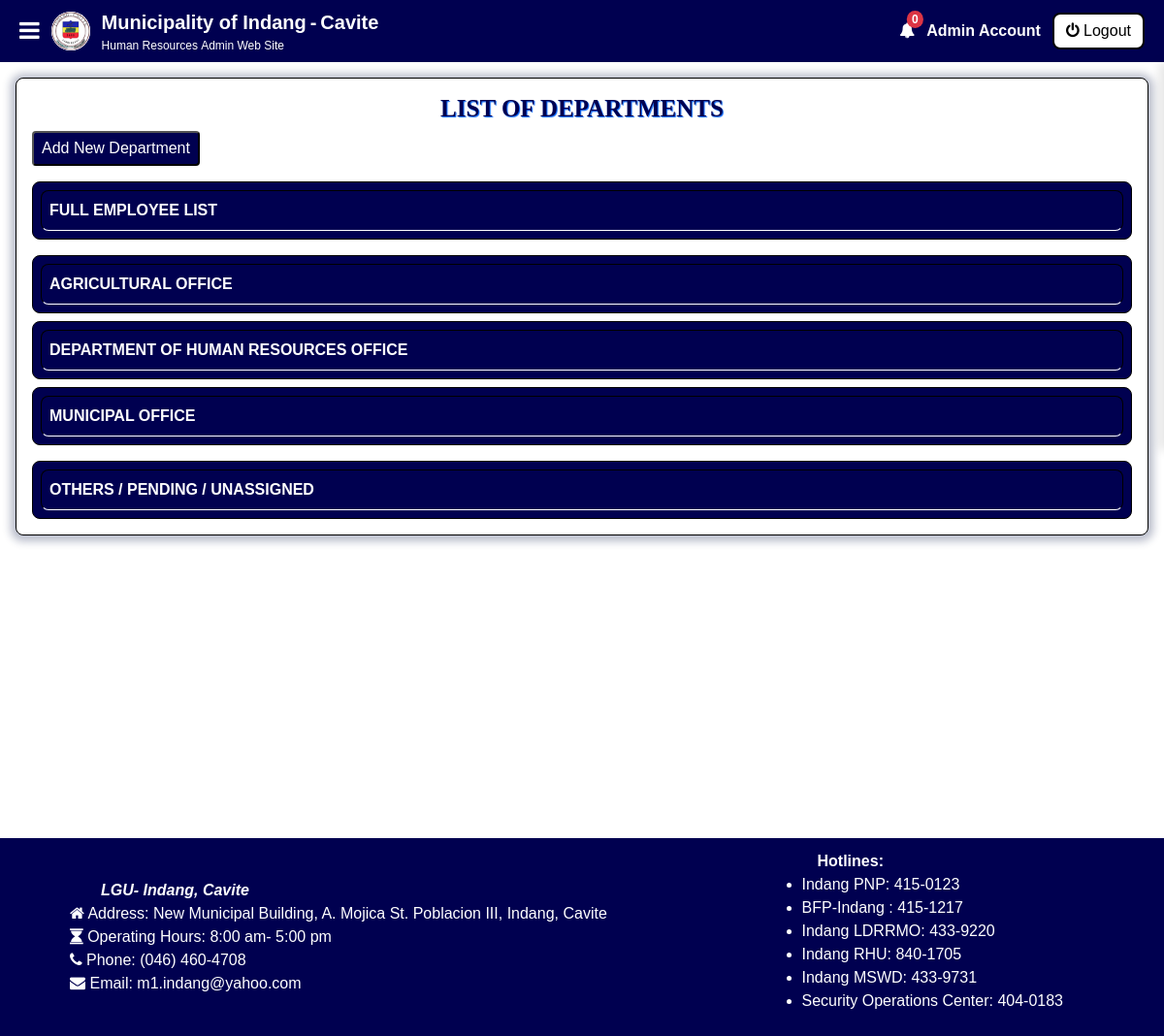
The page /admin/departments/index.php (signed in) on the database its author committed.
### tables this page shows
CREATE TABLE `tbl_useraccounts` (
  `account_id` int(11) NOT NULL,
  `employee_id` varchar(255) NOT NULL,
  `role` varchar(255) NOT NULL,
  `email` varchar(255) NOT NULL,
  `password` varchar(255) NOT NULL,
  `photoURL` varchar(255) NOT NULL,
  `firstName` varchar(255) NOT NULL,
  `middleName` varchar(255) NOT NULL,
  `lastName` varchar(255) NOT NULL,
  `suffix` varchar(255) NOT NULL,
  `birthdate` date NOT NULL,
  `sex` varchar(255) NOT NULL,
  `civilStatus` varchar(255) NOT NULL,
  `department` varchar(255) NOT NULL,
  `jobPosition` varchar(255) NOT NULL,
  `status` varchar(50) NOT NULL,
  `dateStarted` date NOT NULL,
  `dateCreated` timestamp NOT NULL DEFAULT current_timestamp(),
  `reasonForStatus` varchar(255) NOT NULL,
  `archive` varchar(50) NOT NULL
);

CREATE TABLE `tbl_departments` (
  `department_id` int(10) NOT NULL,
  `departmentName` varchar(255) NOT NULL,
  `departmentDescription` varchar(500) NOT NULL,
  `departmentHead` varchar(255) NOT NULL,
  `archive` varchar(50) NOT NULL
);

### constants/routes.php (called while the page is built, shortened)
<?php
$webhostpage = '/www.indang-municipal-hr.com.ph';
$assets_logo_png = $webhostpage . '/assets/images/indang-logo.png';
$assets_bootstrap_vcss = $webhostpage . '/assets/bootstrap-5.0.2-dist/css/bootstrap.min.css';
$assets_bootstrap_css = $webhostpage . '/assets/bootstrap/dist/css/bootstrap.min.css';
$assets_fontawesome = $webhostpage . '/assets/font-awesome/css/font-awesome.min.css';
$assets_css_styles = $webhostpage . '/assets/css/style.css';
$assets_datatable_css = $webhostpage . '/assets/datatables/datatables.min.css';
$assets_datatable_bootstrap = $webhostpage . '/assets/datatables/DataTables-1.13.7/css/dataTables.bootstrap.css';
$assets_datatable_css_select = $webhostpage . '/assets/datatables/jquery-datatables-checkboxes-1.2.12/css/dataTables.checkboxes.css';
$assets_toastify_css = $webhostpage . '/assets/toastify/toastify.css';
$location_admin_departments_office = $webhostpage . '/admin/departments/employee-list';
?>

### admin/departments/index.php (the view, shortened to what this page needs)
<?php
include ("../../constants/routes.php");
$sql_department = "SELECT
                        d.*,
                        u.firstName AS headFirstName,
                        u.middleName AS headMiddleName,
                        u.lastName AS headLastName,
                        u.suffix AS headSuffix,
                        COUNT(CASE WHEN UPPER(u.archive) != 'DELETED' THEN u.employee_id END) AS departmentCount
                    FROM
                        tbl_departments d
                    LEFT JOIN
                        tbl_useraccounts u ON d.department_id = u.department
                    WHERE
                        UPPER(d.archive) != 'DELETED'
                    GROUP BY
                        d.department_id
                    ORDER BY
                        departmentName
                ";
$departments = $database->query($sql_department);
?>
<!DOCTYPE html>
<html lang="en">
<head>
    <link rel="stylesheet" href="<?php echo $assets_bootstrap_vcss; ?>">
    <link rel="stylesheet" href="<?php echo $assets_bootstrap_css; ?>">
    <link rel='stylesheet' href="<?php echo $assets_fontawesome; ?>">
    <link rel="stylesheet" href="<?php echo $assets_toastify_css; ?>">
    <link rel="stylesheet" href="<?php echo $assets_datatable_css; ?>">
    <link rel="stylesheet" href="<?php echo $assets_datatable_css_select; ?>">
    <link rel="stylesheet" href="<?php echo $assets_datatable_bootstrap; ?>">
    <link rel="stylesheet" href="<?php echo $assets_css_styles; ?>">
</head>
<body class="webpage-background-cover-admin">
    <div>
        <?php include ($components_file_topnav) ?>
    </div>
    <div class="page-container">
        <div class="page-content">
            <div class="box-container">
                <h3 class="title-text">List of Departments</h3>
                <div class="button-container mb-2">
                    <button type="button" class="custom-regular-button" data-toggle="modal"
                        data-target="#addDepartment">
                        Add New Department
                    </button>
                </div>
                <div class="item-detail-container mb-2">
                    <a href="<?php echo $location_admin_departments_office; ?>" class="item-detail-container-summary">
                        Full Employee List
                    </a>
                </div>
                <?php
                if ($departments->num_rows > 0) {
                    while ($department = $departments->fetch_assoc()) {
                        ?>
                        <details class="item-detail-container">
                            <summary class="item-detail-container-summary">
                                <div title="<?php echo $department['departmentDescription'] ?>">
                                    <?php echo $department['departmentName']; ?>
                                </div>
                            </summary>
                        </details>
                        <?php
                    }
                }
                ?>
                <div class="item-detail-container mt-2">
                    <a href="<?php echo $location_admin_departments_office . '/pending/'; ?>"
                        class="item-detail-container-summary">
                        Others / Pending / Unassigned
                    </a>
                </div>
            </div>
        </div>
    </div>
    <div>
    </div>
</body>
</html>

### components/topnavigation.php (shortened to what this page needs)
<?php
$employeeUserName = [];
if (isset($_SESSION['employeeId'])) {
    $employeeId = $database->real_escape_string($_SESSION['employeeId']);
    $UserNamequery = "SELECT firstName, lastName FROM tbl_useraccounts WHERE employee_Id = ?";
    $stmtUserName = $database->prepare($UserNamequery);
    if ($stmtUserName) {
        $stmtUserName->bind_param("s", $employeeId);
        $stmtUserName->execute();
        $userResult = $stmtUserName->get_result();
        if ($userResult->num_rows > 0) {
            $employeeUserName = $userResult->fetch_assoc();
        }
    } else {
    }
}
?>
<nav id="top-nav" class="top-nav-container">
    <div class='top-nav-content'>
        <div id="menu-toggle" onclick="toggleMenu()" class='top-nav-menu-button'>
            <i class="fa fa-bars" aria-hidden="true"></i>
        </div>
        <div class="logo-container">
            <img src="<?php echo $assets_logo_png; ?>" alt="Web Page Logo" class="small-web-logo">
        </div>
        <div class="top-nav-head-content">
            <div class="top-nav-title-content top-nav-title">
                <div>Municipality of Indang</div>
                <div class="top-nav-title-content-props">-</div>
                <div>Cavite</div>
            </div>
            <div class="top-nav-section">
                <div class="top-nav-section-medium">
                    Human Resources
                </div>
                <div>
                    <?php
                    if ($_SESSION["role"] == 'Admin') {
                        echo "Admin";
                    } else if ($_SESSION["role"] == 'Staff') {
                        echo "Staff";
                    } else {
                        echo "Employee";
                    }
                    ?>
                    Web Site
                </div>
            </div>
        </div>
    </div>
    <div class="top-nav-content">
        <div id="notification-menu" class="position-relative clickable-element toggle-notification">
            <i class="fa fa-bell text-white"></i>
            <span id="notifCount"
                class="position-absolute top-0 start-100 translate-middle badge rounded-pill bg-danger">
                0
            </span>
        </div>
        <div class="top-nav-username text-truncate">
            <?php
            if (isset($_SESSION['employeeId']) && !empty($employeeUserName)) {
                echo htmlspecialchars($employeeUserName['firstName'] . " " . $employeeUserName['lastName'], ENT_QUOTES, 'UTF-8');
            } else {
                echo 'Username';
            }
            ?>
        </div>
        <form method="post">
            <button type="submit" name="logout" class="top-nav-logout-button">
                <i class="fa fa-power-off" aria-hidden="true"></i> <span class="top-nav-logout-text">Logout</span>
            </button>
        </form>
    </div>
</nav>

### assets/css/style.css (style rules this page uses)
:root { --webcolor: rgb(0, 0, 80); --webcolorlight: rgb(0, 100, 255); --webcolorheavy: rgb(0, 175, 255); --webtextcolor: white; --favcolor: #ffc107; --favcolorheavy: darkgoldenrod; --containercolor: white; --containersuitcolor: rgba(0, 0, 80, 1); }
a { text-decoration: none; color: inherit; cursor: pointer; }
body { font-family: 'Arial', sans-serif; -webkit-font-smoothing: antialiased; -moz-osx-font-smoothing: grayscale; width: 100%; margin: 0; padding: 0; }
body.webpage-background-cover-admin { background-image: url('../images/bg-indang-admin.png'); background-size: cover; background-repeat: no-repeat; background-attachment: fixed; background-position: center; overflow: auto; }
.small-web-logo { width: 2.5rem; height: 2.5rem; background-color: white; border-radius: 50%; }
.title-text { text-align: center; font-family: 'Times New Roman', serif; font-size: 25px; font-weight: bold; text-shadow: 1px 1px 1px var(--webcolorlight); color: var(--webcolor); text-transform: uppercase; padding: 0px; margin: 0px; cursor: default; }
.page-container { width: 100%; padding: 0px; margin: 0px; min-height: 100vh; overflow: auto; }
.page-content { width: 100%; padding: 0rem; }
.box-container { display: flex; flex-direction: column; height: fit-content; margin: 1rem; padding: 1rem; background-color: var(--containercolor); box-shadow: 0 1px 8px 5px rgba(23, 37, 84, 0.3); border: 1px solid black; border-radius: 0.5rem; gap: 0.5rem; }
.button-container { display: flex; flex-direction: row; gap: 0.5rem; }
.custom-regular-button { padding: 0.25rem 0.5rem; border-radius: 0.25rem; background-color: var(--webcolor); color: var(--webtextcolor); text-decoration: none; transition: 0.2s; min-width: 5rem; min-height: 36px; }
.top-nav-container { height: 64px; width: 100%; background-color: var(--webcolor); display: flex; flex-direction: row; align-items: center; top: 0; z-index: 50; padding-top: 0.5rem; padding-bottom: 0.5rem; padding-left: 1.25rem; padding-right: 1.25rem; justify-content: space-between; overflow: hidden; gap: 0.5rem; }
.top-nav-content { display: flex; flex-direction: row; align-items: center; gap: 0.75rem; }
.top-nav-menu-button { color: var(--webtextcolor); font-weight: 500; font-size: 1.5rem; cursor: pointer; }
.top-nav-head-content { display: flex; flex-direction: column; align-items: start; cursor: default; }
.top-nav-title-content { display: flex; flex-direction: row; align-items: start; gap: 0.25rem; }
.top-nav-title-content-props { display: inline-block; }
.top-nav-title { color: var(--webtextcolor); font-weight: 700; font-size: 1.25rem; }
.top-nav-section { display: flex; flex-direction: row; gap: 0.2rem; color: var(--webtextcolor); font-weight: 400; font-size: 0.75rem; }
.top-nav-username { color: var(--webtextcolor); font-weight: 700; cursor: default; max-width: 12rem; }
.top-nav-logout-button { border: 2px solid black; border-radius: 8px; background-color: white; padding: 5px 12px; color: black; cursor: pointer; }
.top-nav-logout-text { display: inline-block; }
.item-detail-container { width: 100%; padding: 0.5rem 0.5rem; background-color: var(--containersuitcolor); border: 1px solid black; border-radius: 0.5rem; color: var(--webtextcolor); }
.item-detail-container-summary { display: flex; align-items: center; justify-content: space-between; text-transform: uppercase; font-weight: 700; list-style: none; border: 1px solid black; border-radius: 0.5rem; padding: 0.5rem 0.5rem; border-bottom: 1px solid white; }
.clickable-element { cursor: pointer; }

### rows shown on the page
tbl_useraccounts: firstName+lastName "Admin Account"
tbl_departments: departmentName "AGRICULTURAL OFFICE"
tbl_departments: departmentName "DEPARTMENT OF HUMAN RESOURCES OFFICE"
tbl_departments: departmentName "MUNICIPAL OFFICE"
